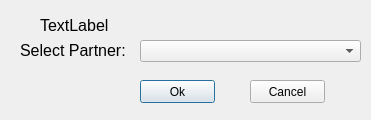
<?xml version="1.0" encoding="UTF-8"?>
<ui version="4.0">
 <class>Dialog</class>
 <widget class="QDialog" name="Dialog">
  <property name="geometry">
   <rect>
    <x>0</x>
    <y>0</y>
    <width>371</width>
    <height>120</height>
   </rect>
  </property>
  <property name="windowTitle">
   <string>Dialog</string>
  </property>
  <widget class="QComboBox" name="partner_select">
   <property name="geometry">
    <rect>
     <x>140</x>
     <y>40</y>
     <width>221</width>
     <height>22</height>
    </rect>
   </property>
  </widget>
  <widget class="QLabel" name="label">
   <property name="geometry">
    <rect>
     <x>20</x>
     <y>40</y>
     <width>121</width>
     <height>21</height>
    </rect>
   </property>
   <property name="font">
    <font>
     <pointsize>12</pointsize>
    </font>
   </property>
   <property name="text">
    <string>Select Partner:</string>
   </property>
  </widget>
  <widget class="QLabel" name="perf_description">
   <property name="geometry">
    <rect>
     <x>40</x>
     <y>10</y>
     <width>251</width>
     <height>31</height>
    </rect>
   </property>
   <property name="font">
    <font>
     <pointsize>12</pointsize>
    </font>
   </property>
   <property name="text">
    <string>TextLabel</string>
   </property>
  </widget>
  <widget class="QPushButton" name="okay_button">
   <property name="geometry">
    <rect>
     <x>140</x>
     <y>80</y>
     <width>75</width>
     <height>23</height>
    </rect>
   </property>
   <property name="text">
    <string>Ok</string>
   </property>
  </widget>
  <widget class="QPushButton" name="cancel_button">
   <property name="geometry">
    <rect>
     <x>250</x>
     <y>80</y>
     <width>75</width>
     <height>23</height>
    </rect>
   </property>
   <property name="text">
    <string>Cancel</string>
   </property>
  </widget>
 </widget>
 <resources/>
 <connections/>
</ui>
